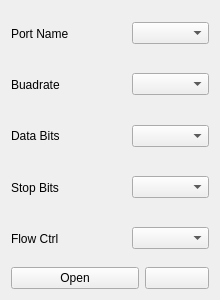
<?xml version="1.0" encoding="UTF-8"?>
<ui version="4.0">
 <class>NdiComm</class>
 <widget class="QWidget" name="NdiComm">
  <property name="geometry">
   <rect>
    <x>0</x>
    <y>0</y>
    <width>220</width>
    <height>300</height>
   </rect>
  </property>
  <property name="sizePolicy">
   <sizepolicy hsizetype="MinimumExpanding" vsizetype="Preferred">
    <horstretch>0</horstretch>
    <verstretch>0</verstretch>
   </sizepolicy>
  </property>
  <property name="minimumSize">
   <size>
    <width>220</width>
    <height>0</height>
   </size>
  </property>
  <property name="maximumSize">
   <size>
    <width>220</width>
    <height>16777215</height>
   </size>
  </property>
  <property name="windowTitle">
   <string>NDI COMM</string>
  </property>
  <layout class="QVBoxLayout" name="verticalLayout" stretch="5,1">
   <item>
    <layout class="QGridLayout" name="gridLayout" columnstretch="3,2">
     <item row="4" column="1">
      <widget class="QComboBox" name="cmbFlowCtrl">
       <property name="sizePolicy">
        <sizepolicy hsizetype="Preferred" vsizetype="Fixed">
         <horstretch>0</horstretch>
         <verstretch>0</verstretch>
        </sizepolicy>
       </property>
      </widget>
     </item>
     <item row="2" column="0">
      <widget class="QLabel" name="lblDataBits">
       <property name="sizePolicy">
        <sizepolicy hsizetype="Preferred" vsizetype="Expanding">
         <horstretch>0</horstretch>
         <verstretch>0</verstretch>
        </sizepolicy>
       </property>
       <property name="text">
        <string>Data Bits</string>
       </property>
      </widget>
     </item>
     <item row="0" column="0">
      <widget class="QLabel" name="lblPortName">
       <property name="sizePolicy">
        <sizepolicy hsizetype="Preferred" vsizetype="Expanding">
         <horstretch>0</horstretch>
         <verstretch>0</verstretch>
        </sizepolicy>
       </property>
       <property name="text">
        <string>Port Name</string>
       </property>
      </widget>
     </item>
     <item row="3" column="0">
      <widget class="QLabel" name="lblStopBits">
       <property name="sizePolicy">
        <sizepolicy hsizetype="Preferred" vsizetype="Expanding">
         <horstretch>0</horstretch>
         <verstretch>0</verstretch>
        </sizepolicy>
       </property>
       <property name="text">
        <string>Stop Bits</string>
       </property>
      </widget>
     </item>
     <item row="1" column="1">
      <widget class="QComboBox" name="cmbBuadrate">
       <property name="sizePolicy">
        <sizepolicy hsizetype="Preferred" vsizetype="Fixed">
         <horstretch>0</horstretch>
         <verstretch>0</verstretch>
        </sizepolicy>
       </property>
      </widget>
     </item>
     <item row="4" column="0">
      <widget class="QLabel" name="lblFlowCtrl">
       <property name="sizePolicy">
        <sizepolicy hsizetype="Preferred" vsizetype="Expanding">
         <horstretch>0</horstretch>
         <verstretch>0</verstretch>
        </sizepolicy>
       </property>
       <property name="text">
        <string>Flow Ctrl</string>
       </property>
      </widget>
     </item>
     <item row="0" column="1">
      <widget class="QComboBox" name="cmbPortName">
       <property name="sizePolicy">
        <sizepolicy hsizetype="Preferred" vsizetype="Fixed">
         <horstretch>0</horstretch>
         <verstretch>0</verstretch>
        </sizepolicy>
       </property>
      </widget>
     </item>
     <item row="1" column="0">
      <widget class="QLabel" name="lblBuadrate">
       <property name="sizePolicy">
        <sizepolicy hsizetype="Preferred" vsizetype="Expanding">
         <horstretch>0</horstretch>
         <verstretch>0</verstretch>
        </sizepolicy>
       </property>
       <property name="text">
        <string>Buadrate</string>
       </property>
      </widget>
     </item>
     <item row="2" column="1">
      <widget class="QComboBox" name="cmbDataBits">
       <property name="sizePolicy">
        <sizepolicy hsizetype="Preferred" vsizetype="Fixed">
         <horstretch>0</horstretch>
         <verstretch>0</verstretch>
        </sizepolicy>
       </property>
      </widget>
     </item>
     <item row="3" column="1">
      <widget class="QComboBox" name="cmbStopBits">
       <property name="sizePolicy">
        <sizepolicy hsizetype="Preferred" vsizetype="Fixed">
         <horstretch>0</horstretch>
         <verstretch>0</verstretch>
        </sizepolicy>
       </property>
      </widget>
     </item>
    </layout>
   </item>
   <item>
    <layout class="QHBoxLayout" name="horizontalLayout" stretch="2,1">
     <item>
      <widget class="QPushButton" name="openCloseButton">
       <property name="sizePolicy">
        <sizepolicy hsizetype="Expanding" vsizetype="Fixed">
         <horstretch>0</horstretch>
         <verstretch>0</verstretch>
        </sizepolicy>
       </property>
       <property name="text">
        <string>Open</string>
       </property>
       <property name="icon">
        <iconset resource="resources.qrc">
         <normaloff>:/icon/res/start.ico</normaloff>:/icon/res/start.ico</iconset>
       </property>
      </widget>
     </item>
     <item>
      <widget class="QPushButton" name="refreshButton">
       <property name="sizePolicy">
        <sizepolicy hsizetype="Expanding" vsizetype="Fixed">
         <horstretch>0</horstretch>
         <verstretch>0</verstretch>
        </sizepolicy>
       </property>
       <property name="text">
        <string/>
       </property>
       <property name="icon">
        <iconset resource="resources.qrc">
         <normaloff>:/icon/res/refresh.ico</normaloff>:/icon/res/refresh.ico</iconset>
       </property>
      </widget>
     </item>
    </layout>
   </item>
  </layout>
 </widget>
 <resources>
  <include location="resources.qrc"/>
 </resources>
 <connections/>
</ui>
